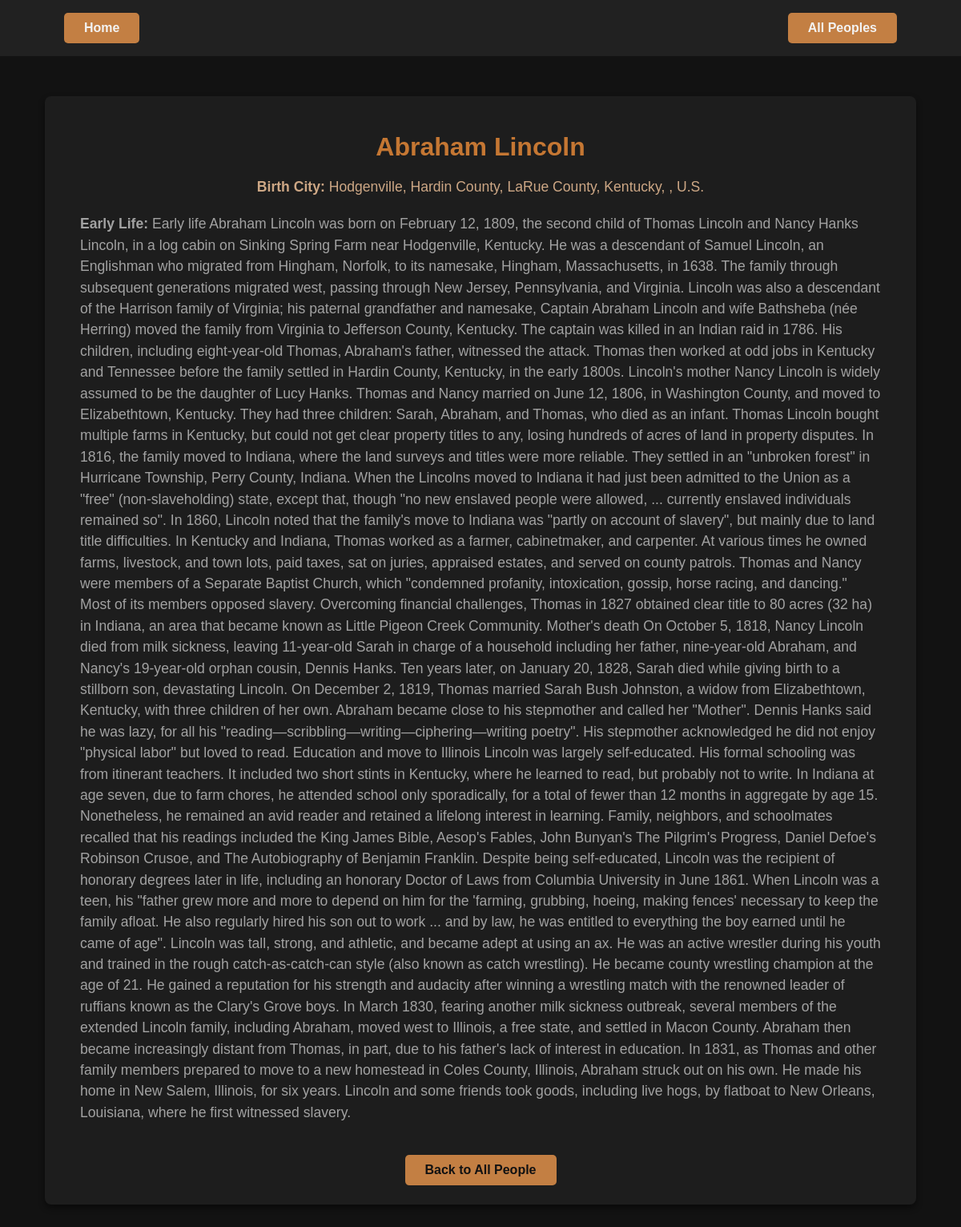
Screenshot of /person/10 with the database file from the repository.
### models/models.py (models this page shows, shortened)
class Person(db.Model):
    id = db.Column(db.Integer, primary_key=True)
    first_name = db.Column(db.String(100), nullable=False)
    last_name = db.Column(db.String(100), nullable=True)  # Nullable to handle single names
    birth_city = db.Column(db.String(100))
    early_life = db.Column(db.String(250))

### app.py (the view)
@app.route('/person/<int:id>')
def person_details(id):
    person = Person.query.get_or_404(id)
    if person.early_life and "early life" in person.early_life.lower():
        person.early_life = person.early_life.replace("Early Life", "").strip().lstrip(":")
    return render_template('details.html', person=person)

### templates/details.html (shortened to what this page needs)
{% extends 'base.html' %}
{% block content %}
<div class="details-container container">
  <h1>{{ person.first_name }} {{ person.last_name }}</h1>
  <p class="birth_city"><strong>Birth City:</strong> {{ person.birth_city or 'Information Not Found' }}</p>
  <p><strong>Early Life:</strong> {{ person.early_life }}</p>
  <a href="{{ url_for('all_people') }}">Back to All People</a>
</div>
{% endblock %}

### static/css/style.css (style rules this page uses)
body { font-family: Arial, sans-serif; margin: 0; padding: 0; opacity: 0.95; background-color: #121212; color: #e0e0e0; }
h1 { text-transform: capitalize; font-size: 2em; margin-bottom: 14px; text-align: center; font-family: Arial, Helvetica, sans-serif; color: #cf7d35; }
a { display: inline-block; max-width: fit-content; margin-top: 20px; padding: 10px 25px; background-color: #cd8546; color: #121212; text-decoration: none; border-radius: 5px; text-align: center; font-weight: bold; text-decoration: none; transition: background-color 0.3s; }
p { text-align: left; font-size: 1.1em; margin-bottom: 20px; color: #aaaaaa; line-height: 1.5; }
.container { position: relative; max-width: 1000px; margin: 50px auto; padding: 20px; background: #1e1e1e; box-shadow: 0 4px 8px rgba(0, 0, 0, 0.5); border-radius: 8px; text-align: center; }
.birth_city { color: #d8b08c; text-align: center; }
.details-container { padding: 24px 44px; }

### rows the page displays
Person: first_name "Abraham", last_name "Lincoln", birth_city "Hodgenville, Hardin County, LaRue County, Kentucky, , U.S.", early_life "Early life Abraham Lincoln was born on February 12, 1809, the second child of Thomas Lincoln and Nancy Hanks Lincoln, in a log cabin on Sinking Spring Farm near Hodgenville, Kentucky. He was a descendant of Samuel Lincoln, an Englishman who migrated from Hingham, Norfolk, to its namesake, Hingham, Massachusetts, in 1638. The family through subsequent generations migrated west, passing through New Jersey, Pennsylvania, and Virginia. Lincoln was also a descendant of the Harrison family of Virginia; his paternal grandfather and namesake, Captain Abraham Lincoln and wife Bathsheba (née Herring) moved the family from Virginia to Jefferson County, Kentucky. The captain was killed in an Indian…"
